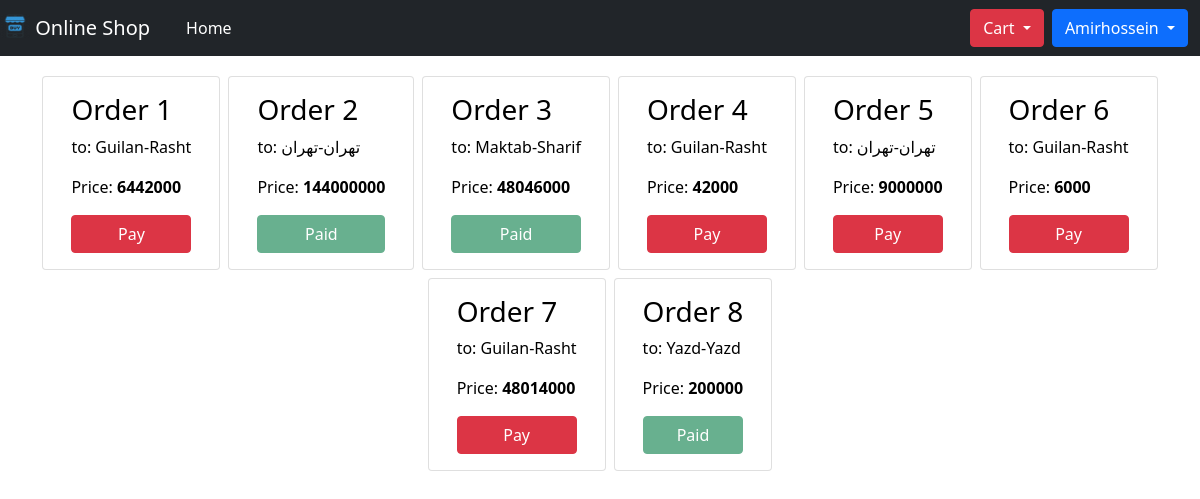
Before: /customer/order_history/ (signed in) with the older database file.
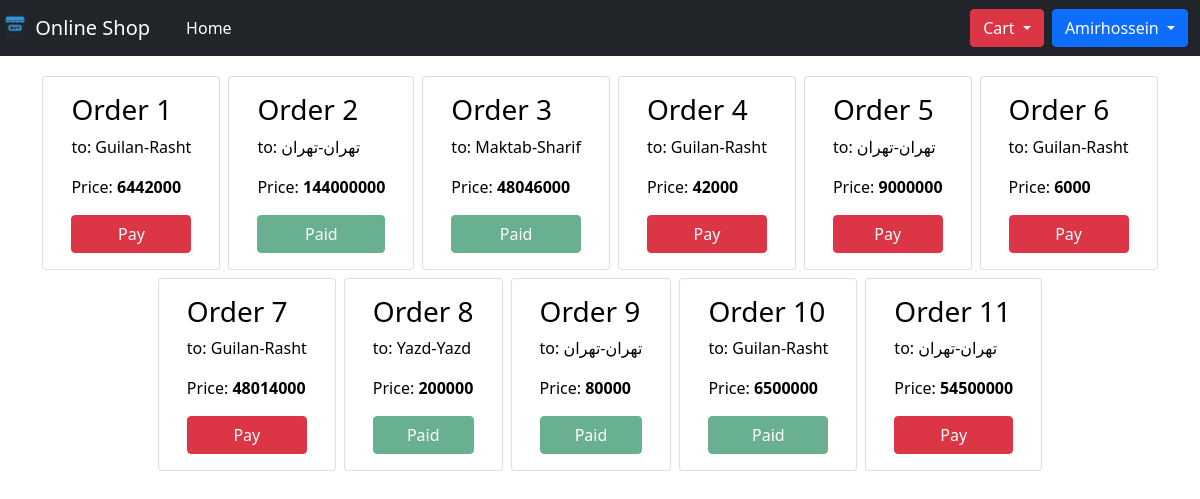
After: the same page with the newer database file.
### core/models.py (models this page shows)
class User(AbstractUser):
    objects = MyUserManager()
    phone = models.CharField(max_length=15, unique=True)
    USERNAME_FIELD = "phone"

### order/models.py (models this page shows, shortened)
class Order(BaseModel):
    customer = models.ForeignKey(to=Customer, on_delete=models.RESTRICT)
    off_code = models.ForeignKey(to=OffCode, null=True, blank=True, on_delete=models.SET_NULL)
    address = models.ForeignKey(to=Address, on_delete=models.CASCADE)
    is_open = models.BooleanField(default=True)
    is_paid = models.BooleanField(default=False)
    def total_price(self):
        price = 0
        for item in self.orderitem_set.all():
            price += int(item.price())
        return price_discount(price, self.off_code)
    class Meta:
        unique_together = [("customer", "off_code")]
        verbose_name = _("Order")
        verbose_name_plural = _("Orders")

class OrderItem(BaseModel):
    order = models.ForeignKey(to=Order, on_delete=models.CASCADE)
    product = models.ForeignKey(to=Product, on_delete=models.CASCADE)
    number = models.IntegerField(validators=[MinValueValidator(1), ])
    def price(self):
        return str(self.number * int(self.product.final_price()))
    class Meta:
        verbose_name = _("Order Item")
        verbose_name_plural = _("Order Items")

### customer/models.py (models this page shows, shortened)
class Address(BaseModel):
    customer = models.ForeignKey(to="Customer", null=True, on_delete=models.SET_NULL)
    province = models.CharField(max_length=100)  # TODO: Add choices for each province in Iran.
    city = models.CharField(max_length=100)  # TODO: Add choices for each city of selected province.
    detail = models.TextField(null=True, blank=True)
    class Meta:
        verbose_name = _("Address")
        verbose_name_plural = _("Addresses")

### product/models.py (models this page shows, shortened)
class Product(BaseModel):
    name = models.CharField(max_length=100)
    brand = models.ForeignKey(to=Brand, on_delete=models.CASCADE)
    price = models.CharField(max_length=20)
    image = models.ImageField(upload_to="product_images", null=True, blank=True)
    detail = models.TextField(null=True, blank=True)
    is_available = models.BooleanField(default=True)
    discount = models.ForeignKey(to=Discount, null=True, blank=True, on_delete=models.SET_NULL)
    category = models.ForeignKey(to=Category, null=True, blank=True, on_delete=models.SET_NULL)
    def final_price(self):
        return price_discount(self.price, self.discount)
    class Meta:
        verbose_name = _("Product")
        verbose_name_plural = _("Products")

class AbstractDiscount(BaseModel):
    class Meta:
        abstract = True
    PERCENTAGE_DISCOUNT = "PER"
    VALUE_DISCOUNT = "VAL"
    TYPES_OF_DISCOUNT = [
        (PERCENTAGE_DISCOUNT, _("Percentage Discount")),
        (VALUE_DISCOUNT, _("Value Discount")),
    ]
    type = models.CharField(max_length=3, choices=TYPES_OF_DISCOUNT)
    amount = models.CharField(max_length=20)  # TODO: If type==PER validate "0 < amount < 100"
    max_value = models.CharField(max_length=20, null=True, blank=True)

class OffCode(AbstractDiscount):
    code = models.CharField(max_length=30, help_text=_("Code that validates the discount."))
    class Meta:
        verbose_name = _("Discount Code")
        verbose_name_plural = _("Discount Codes")

class Discount(AbstractDiscount):
    name = models.CharField(max_length=100, help_text=_("A name for discount."))
    class Meta:
        verbose_name = _("Discount")
        verbose_name_plural = _("Discounts")

### customer/views.py (the view)
# urls.py: path("order_history/", views.OrderHistoryView.as_view(), name="order-history"),
class OrderHistoryView(PermissionRequiredMixin, View):
    permission_required = "customer.being_customer"
    def get(self, request):
        user = request.user
        customer = user.customer
        orders = Order.objects.filter(customer=customer)
        context = {
            "orders": orders,
        }
        return render(request=request, template_name="customer/customer_order_history.html", context=context)

### core/models.py (called while the page is built)
    def get_queryset(self):
        return super().get_queryset().filter(is_delete=False)

### core/utils.py (called while the page is built)
def price_discount(price, discount):
    final_price = price
    if discount:
        amount, price = int(discount.amount), int(price)
        try:
            max_value = int(discount.max_value)
        except:
            max_value = 0
        if discount.type == "PER":
            profit = int(price * amount / 100)
            final_price = str((price - profit) if not max_value else (price - min(max_value, profit)))
        else:
            final_price = str((price - amount) if (price >= amount) else 0)
    return final_price

### templates/customer/customer_order_history.html (shortened to what this page needs)
{% extends "core/base.html" %}
{% load static %}
{% load i18n %}
{% block content %}
    <div class="container">
        <div class="row justify-content-center">
            {% for order in orders %}
                <div class="card w-auto m-1">
                    <a style="text-decoration: None; color: black;" href="{% url "customer:order-items" order.id %}">
                        <div class="card-body">
                            <h3>Order {{ forloop.counter }}</h3>
                            <p class="card-text">
                                {% translate "to: " %} {{ order.address.province }}-{{ order.address.city }}</p>
                            <p>{% translate "Price:" %} <b>{{ order.total_price }}</b></p>
                            <p class="card-text">{% if order.is_paid %}
                                <a class="btn btn-success disabled w-100" href="#">{% translate "Paid" %}</a>
                            {% else %}
                                <a class="btn btn-danger w-100" href="#">{% translate "Pay" %}</a>
                            {% endif %}
                            </p>
                        </div>
                    </a>
                </div>
            {% endfor %}
        </div>
    </div>
{% endblock %}

### templates/core/base.html (shortened to what this page needs)
{% load i18n %}
<!DOCTYPE html>
<html lang="en" {% if request.LANGUAGE_CODE == "fa" %}dir="rtl" {% endif %}>
<head>
    <link rel="stylesheet" href="">
    <link href="https://cdn.jsdelivr.net/npm/bootstrap@5.1.3/dist/css/bootstrap.min.css" rel="stylesheet"
>
</head>
<body>
{% include "core/includes/navbar.html" %}
<div class="m-3">
    {% block content %}
    {% endblock %}
</div>
</body>
</html>

### templates/core/includes/navbar.html (shortened to what this page needs)
{% load i18n %}
{% load static %}
<nav class="navbar navbar-expand-lg navbar-dark bg-dark">
    <a class="navbar-brand" href="#">
        <img src="{% static "logo/logo.png" %}" alt="" width="30" height="24"
             class="d-inline-block align-text-top">
        {% translate "Online Shop" %}
    </a>
    <div class="container-fluid">
        <div class="collapse navbar-collapse justify-content-between" id="navbarTogglerDemo03">
            <ul class="navbar-nav me-auto mb-2 mb-lg-0">
                <li class="nav-item">
                    <a class="nav-link active" aria-current="page"
                       href="{% url "home:home" %}">{% translate "Home" %}</a>
                </li>
            </ul>
            {% include "core/includes/cart.html" %}
            {% if request.user.is_authenticated %}
                <div class="dropdown">
                    <a class="btn ms-2 btn-primary dropdown-toggle" href="#" role="button" id="dropdownMenuLink"
                       data-bs-toggle="dropdown" aria-expanded="false">
                        {{ request.user.first_name | title }}
                    </a>
                </div>
            {% else %}
                <a class="btn btn-success ms-2" aria-current="page"
                   href="{% url "register-customer" %}">{% translate "Register" %}</a>
                <a class="btn btn-outline-primary ms-2" aria-current="page"
                   href="{% url "login-customer" %}">{% translate "Login" %}</a>
            {% endif %}
        </div>
    </div>
</nav>

### templates/core/includes/cart.html (shortened to what this page needs)
{% load i18n %}
<div class="btn-group">
    <button type="button" class="btn btn-danger dropdown-toggle" data-bs-toggle="dropdown" aria-expanded="false">
        {% translate "Cart" %}
    </button>
</div>

### templates/core/includes/_jquery.html (shortened to what this page needs)
{% load i18n %}

Changed rows visible on the page:
added Order: address.province "تهران", address.city "تهران", total_price "80000"
added Order: address.province "Guilan", address.city "Rasht", total_price "6500000"
added Order: address.province "تهران", address.city "تهران", total_price "54500000"
